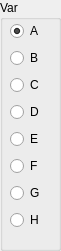
   <widget class="QGroupBox" name="groupBox_2">
    <property name="geometry">
     <rect>
      <x>10</x>
      <y>270</y>
      <width>61</width>
      <height>251</height>
     </rect>
    </property>
    <property name="title">
     <string>Var</string>
    </property>
    <widget class="QWidget" name="layoutWidget_2">
     <property name="geometry">
      <rect>
       <x>10</x>
       <y>20</y>
       <width>41</width>
       <height>211</height>
      </rect>
     </property>
     <layout class="QVBoxLayout" name="verticalLayout">
      <item>
       <widget class="QRadioButton" name="rbA">
        <property name="text">
         <string>A</string>
        </property>
        <property name="checked">
         <bool>true</bool>
        </property>
       </widget>
      </item>
      <item>
       <widget class="QRadioButton" name="rbB">
        <property name="text">
         <string>B</string>
        </property>
       </widget>
      </item>
      <item>
       <widget class="QRadioButton" name="rbC">
        <property name="text">
         <string>C</string>
        </property>
       </widget>
      </item>
      <item>
       <widget class="QRadioButton" name="rbD">
        <property name="text">
         <string>D</string>
        </property>
       </widget>
      </item>
      <item>
       <widget class="QRadioButton" name="rbE">
        <property name="text">
         <string>E</string>
        </property>
       </widget>
      </item>
      <item>
       <widget class="QRadioButton" name="rbF">
        <property name="text">
         <string>F</string>
        </property>
       </widget>
      </item>
      <item>
       <widget class="QRadioButton" name="rbG">
        <property name="text">
         <string>G</string>
        </property>
       </widget>
      </item>
      <item>
       <widget class="QRadioButton" name="rbH">
        <property name="text">
         <string>H</string>
        </property>
       </widget>
      </item>
     </layout>
    </widget>
   </widget>
